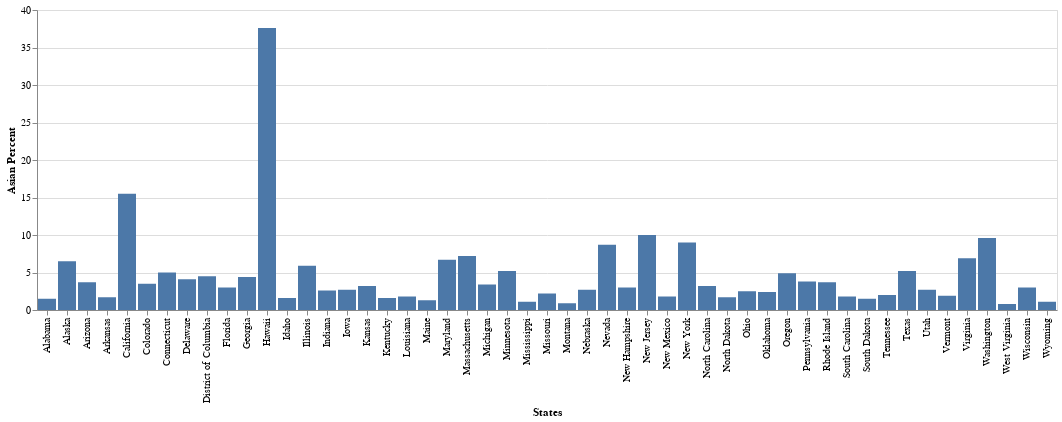

Notebook code cell kept with this figure:
### Code cell
alt.Chart(dataStates).mark_bar().encode(
    x = "States",
    y = "Asian Percent"
)
